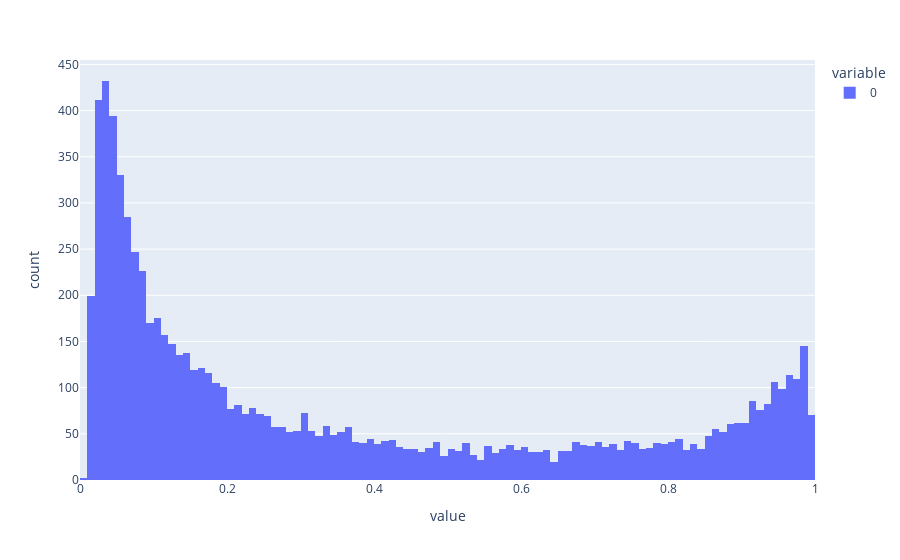

Notebook code for this chart:
### Code cell
import plotly.express as px

res = short_model.predict(features_short)

fig = px.histogram(res, nbins=100)
fig.show()

### Figure 1 — Plotly figure (JSON) as saved in the notebook; plotly's stock layout.template omitted (floating-point values rounded to 4 significant figures; data arrays with more than 128 entries replaced by an {"elided": "..."} marker saying what was removed)
{"data": [{"bingroup": "x", "hovertemplate": "variable=0<br>value=%{x}<br>count=%{y}<extra></extra>", "legendgroup": "0", "marker": {"color": "#636efa", "pattern": {"shape": ""}}, "name": "0", "nbinsx": 100, "orientation": "v", "showlegend": true, "type": "histogram", "x": {"elided": "7996 float values"}, "xaxis": "x", "yaxis": "y"}], "layout": {"barmode": "relative", "legend": {"title": {"text": "variable"}, "tracegroupgap": 0}, "margin": {"t": 60}, "xaxis": {"anchor": "y", "domain": [0, 1], "title": {"text": "value"}}, "yaxis": {"anchor": "x", "domain": [0, 1], "title": {"text": "count"}}}}
